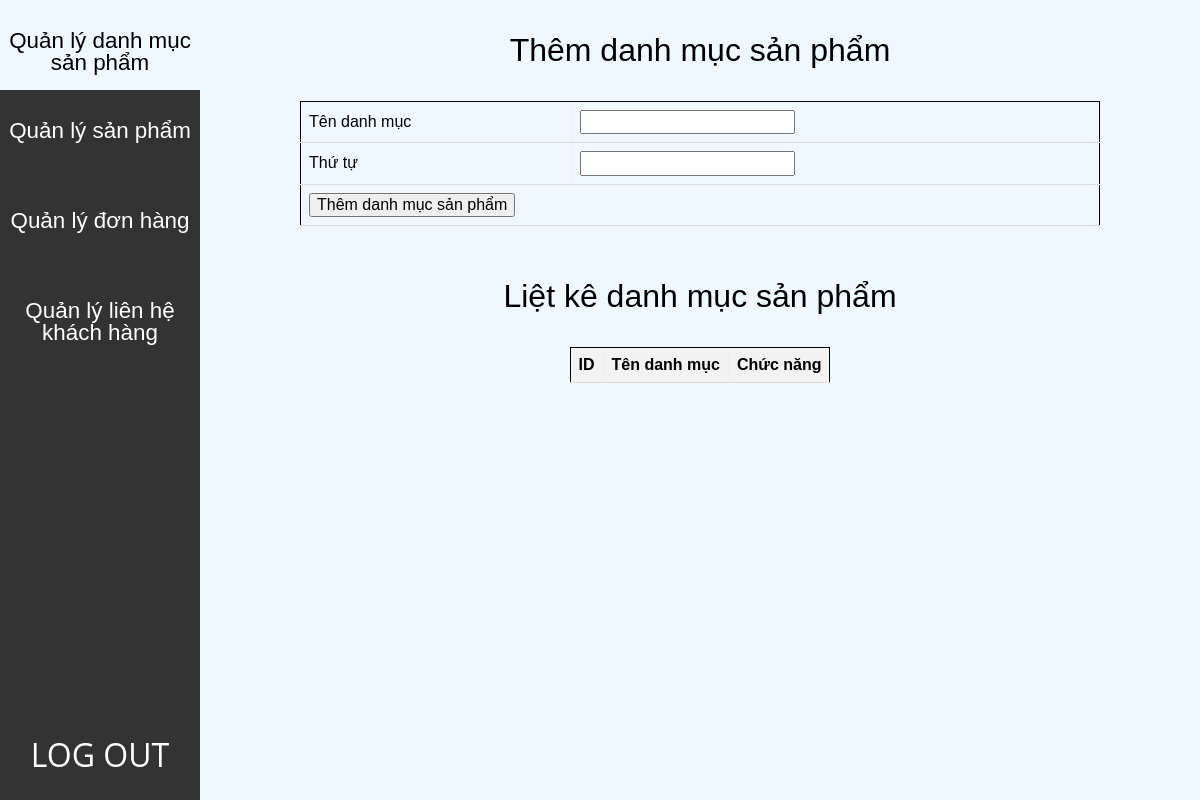
/admin/index.php?action=quanlydanhmucsanpham&query=them, run on an earlier commit of the app's database.
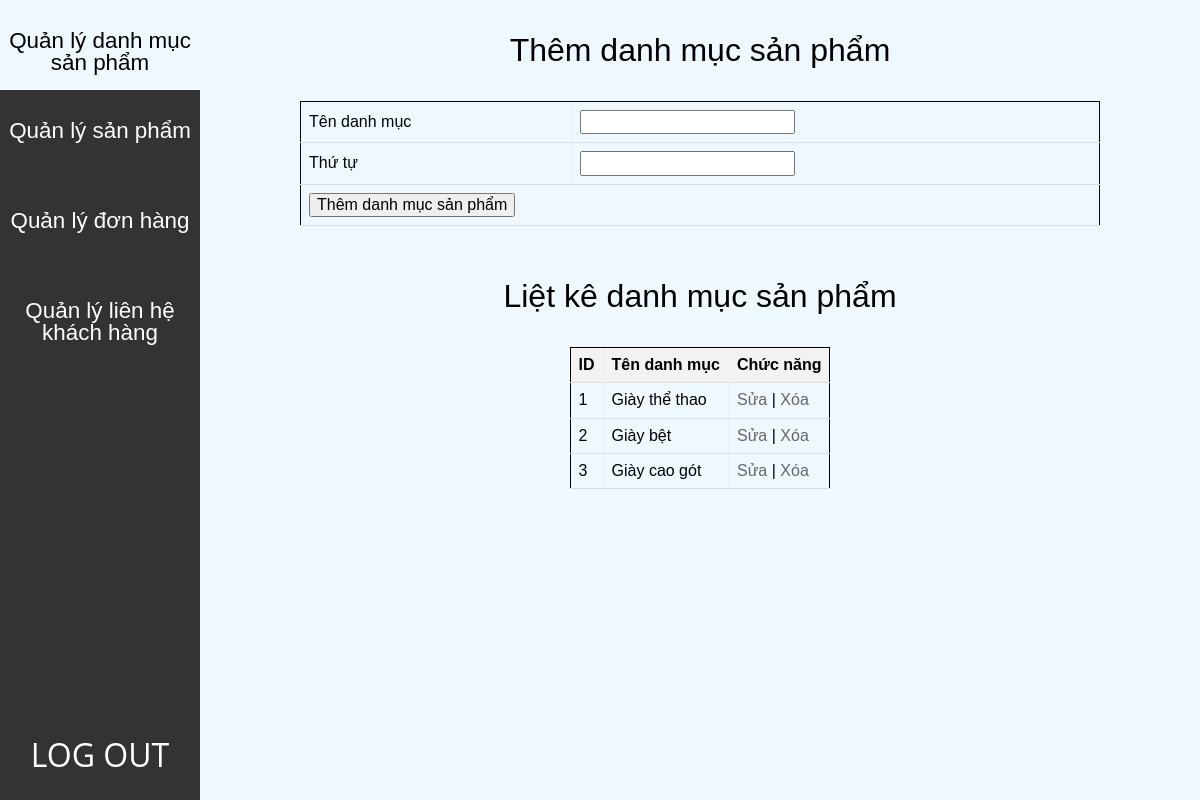
And on a later commit of the database.
### tables this page shows
CREATE TABLE `danhmuc` (
  `iddanhmuc` int(11) NOT NULL,
  `ten` varchar(100) NOT NULL,
  `thutu` int(100) NOT NULL
);

### admin/models/quanlydanhmuc/lietke.php (the view)
<?php
$sql = "select * from danhmuc order by thutu DESC";
$query = mysqli_query($connect, $sql);
?>
<p class="title">Liệt kê danh mục sản phẩm</p>
<div class="table-container">
    <form action="xuly.php" method="POST" class="form-control--lietke">
        <table width="100%" border="1" class="">
            <thead>
                <tr>
                    <th>ID</th>
                    <th>Tên danh mục</th>
                    <th>Chức năng</th>
                </tr>
            </thead>
            <?php
            $i = 0;
            while ($row = mysqli_fetch_array($query)) {
                $i++;
            ?>
                <tr>
                    <td><?php echo $i ?></td>
                    <td><?php echo $row['ten'] ?></td>
                    <td>
                        <a class="link-edit" href="?action=quanlydanhmucsanpham&query=sua&iddanhmuc=<?php echo $row['iddanhmuc'] ?>">Sửa</a> |
                        <a class="link-remove" href="models/quanlydanhmuc/xuly.php?iddanhmuc=<?php echo $row['iddanhmuc'] ?>">Xóa</a>
                    </td>
                </tr>
            <?php
            }
            ?>
        </table>
    </form>
</div>

What changed in the data, as far as the page shows it:
added danhmuc: ten "Giày thể thao"
added danhmuc: ten "Giày bệt"
added danhmuc: ten "Giày cao gót"
